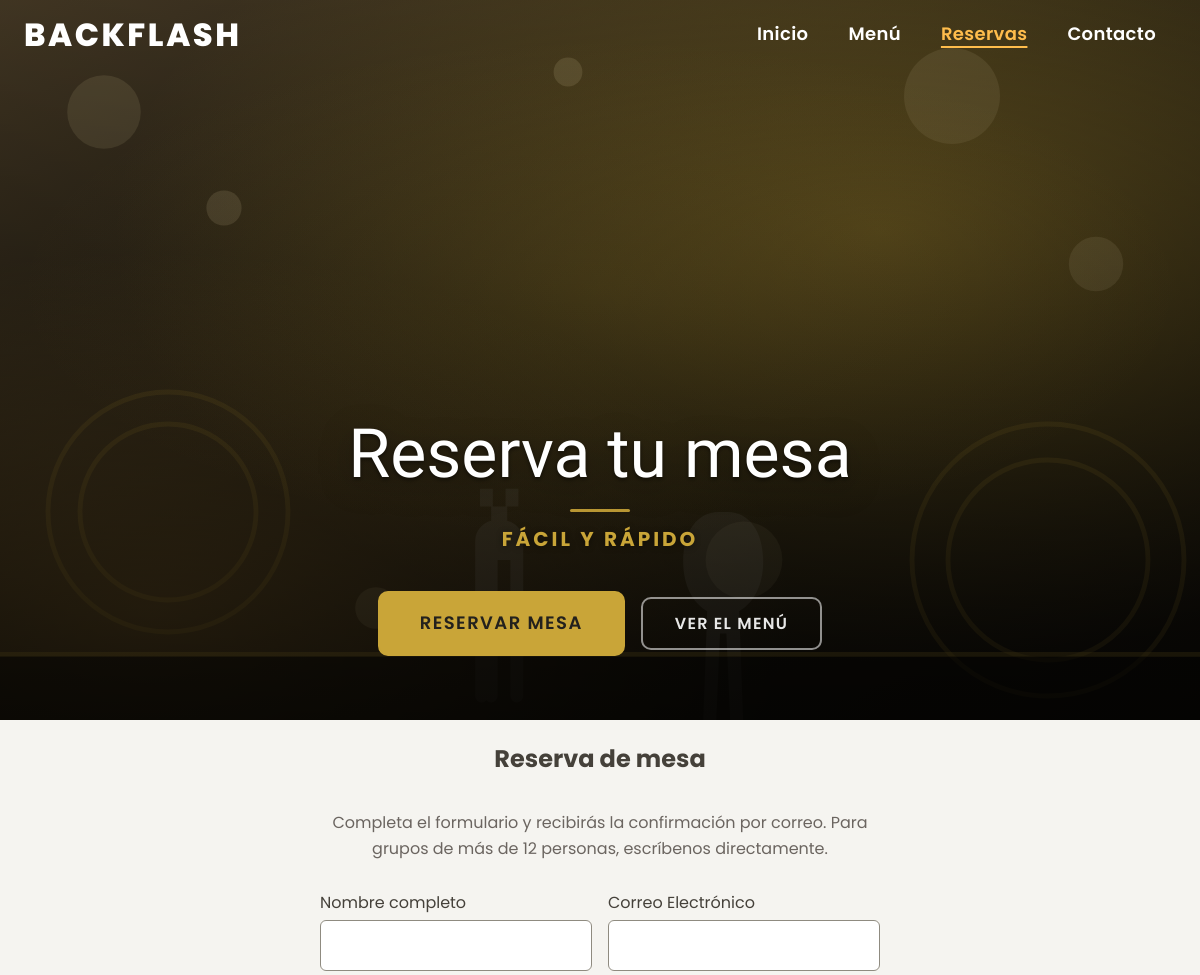
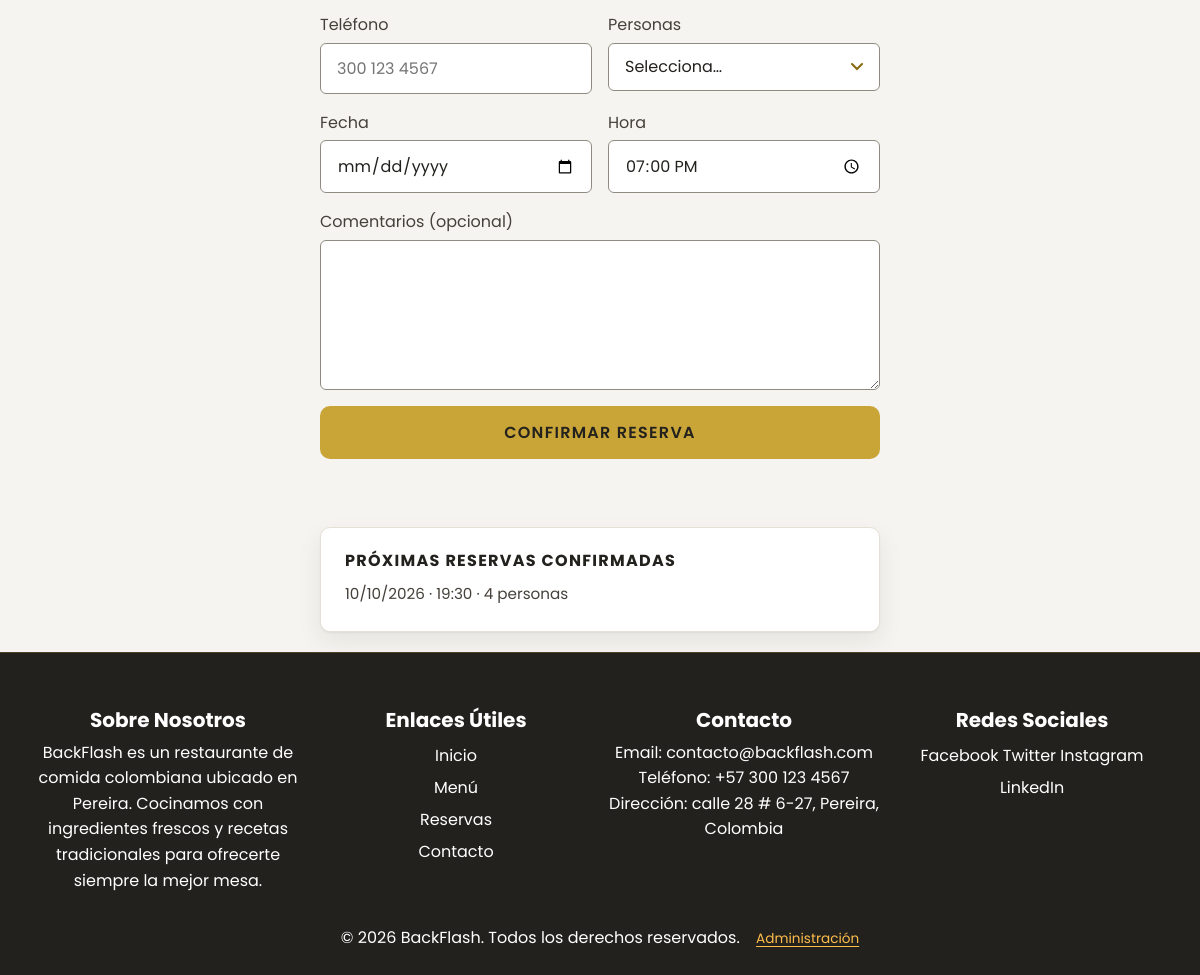
/reservar.php, run on the app's committed database (2 pictures, top to bottom).
### tables this page shows
CREATE TABLE IF NOT EXISTS reservas (
    id        INT AUTO_INCREMENT PRIMARY KEY,
    nombre    VARCHAR(120) NOT NULL,
    email     VARCHAR(160) NOT NULL,
    telefono  VARCHAR(40)  NOT NULL,
    fecha     DATE         NOT NULL,
    hora      TIME         NOT NULL,
    personas  TINYINT UNSIGNED NOT NULL,
    mensaje   VARCHAR(500) NULL,
    estado    ENUM('pendiente','confirmada','cancelada') NOT NULL DEFAULT 'pendiente',
    creado    TIMESTAMP    NOT NULL DEFAULT CURRENT_TIMESTAMP
);

### includes/helpers/html.php (called while the page is built, shortened)
<?php
function e(?string $value): string
{
    return htmlspecialchars((string) $value, ENT_QUOTES, 'UTF-8');
}
function url(string $path = ''): string
{
    $clean = ltrim($path, '/');
    return BASE_URL . '/' . $clean;
}

### includes/helpers/form.php (called while the page is built, shortened)
<?php
function old(string $campo, string $defecto = ''): string
{
    return (string) ($_SESSION['old'][$campo] ?? $defecto);
}
function error_de(string $campo): string
{
    return (string) ($_SESSION['old']['__errores'][$campo] ?? '');
}
function aria_invalido(string $campo): string
{
    return error_de($campo) !== '' ? ' aria-invalid="true"' : '';
}

### src/Validation/Reglas.php (called while the page is built, shortened)
<?php
final class Reglas
{
    public static function patronTelefono(): string
    {
        return '(?=(?:\D*\d){' . self::TELEFONO_DIGITOS_MIN . ',})[\d\s\(\)+.\-]+';
    }
}

### src/autoload.php (called while the page is built, shortened)
<?php
spl_autoload_register(static function (string $clase): void {
    $prefijo = 'BackFlash\\';
    $relativa = substr($clase, strlen($prefijo));
    $ruta     = __DIR__ . '/' . str_replace('\\', '/', $relativa) . '.php';
});

### src/Validation/ReservaValidator.php (called while the page is built, shortened)
<?php
final class ReservaValidator extends Validador
{
    private DateTimeImmutable $hoy;
    public function __construct(?DateTimeImmutable $hoy = null)
    {
        $this->hoy = $hoy ?? new DateTimeImmutable('today');
    }
    public function fechaMinima(): string
    {
        return $this->hoy->format('Y-m-d');
    }
    public function fechaMaxima(): string
    {
        return $this->hoy->modify('+' . Reglas::DIAS_ANTICIPACION . ' days')->format('Y-m-d');
    }
}

### includes/db.php (called while the page is built)
<?php
function db(): PDO
{
    static $pdo = null;
    if ($pdo === null) {
        $dsn = sprintf('mysql:host=%s;dbname=%s;charset=%s', DB_HOST, DB_NAME, DB_CHARSET);
        try {
            $pdo = new PDO($dsn, DB_USER, DB_PASS, [
                PDO::ATTR_ERRMODE            => PDO::ERRMODE_EXCEPTION,
                PDO::ATTR_DEFAULT_FETCH_MODE => PDO::FETCH_ASSOC,
                PDO::ATTR_EMULATE_PREPARES   => false,
            ]);
        } catch (PDOException $e) {
            http_response_code(500);
            exit('No se pudo conectar con la base de datos "' . htmlspecialchars(DB_NAME)
                . '". Revisa includes/config.php o importa database/schema.sql. Detalle: '
                . htmlspecialchars($e->getMessage()));
        }
    }
    return $pdo;
}
function q(string $sql, array $params = []): PDOStatement
{
    $st = db()->prepare($sql);
    $st->execute($params);
    return $st;
}

### reservar.php (the view, shortened to what this page needs)
<?php
$validadorReserva = new ReservaValidator();
$minFecha         = $validadorReserva->fechaMinima();
$maxFecha         = $validadorReserva->fechaMaxima();
$proxBusy = q(
    'SELECT fecha, hora, personas FROM reservas
     WHERE estado <> "cancelada" AND fecha >= CURDATE()
     ORDER BY fecha, hora LIMIT 4'
)->fetchAll();
require __DIR__ . '/includes/header.php';
?>
    <section class="contact-form container">
        <div class="container1">
            <h2>Reserva de mesa</h2>
            <p class="form-intro">Completa el formulario y recibirás la confirmación por correo. Para grupos de más de 12 personas, escríbenos directamente.</p>
            <form action="<?= e(url('actions/reserva.php')) ?>" method="post" id="reserveForm" class="js-form" novalidate>
                <div class="form-row">
                    <div class="form-group">
                        <label for="r-nombre">Nombre completo</label>
                        <input type="text" id="r-nombre" name="nombre" autocomplete="name" required
                               minlength="<?= Reglas::NOMBRE_MIN ?>" maxlength="<?= Reglas::NOMBRE_MAX ?>"
                               value="<?= e(old('nombre')) ?>"<?= aria_invalido('nombre') ?> aria-describedby="error-nombre">
                    </div>
                    <div class="form-group">
                        <label for="r-email">Correo Electrónico</label>
                        <input type="email" id="r-email" name="email" autocomplete="email" required
                               maxlength="<?= Reglas::EMAIL_MAX ?>"
                               value="<?= e(old('email')) ?>"<?= aria_invalido('email') ?> aria-describedby="error-email">
                    </div>
                </div>
                <div class="form-row">
                    <div class="form-group">
                        <label for="r-telefono">Teléfono</label>
                        <input type="tel" id="r-telefono" name="telefono" autocomplete="tel" required
                               maxlength="<?= Reglas::TELEFONO_MAX ?>"
                               pattern="<?= e(Reglas::patronTelefono()) ?>"
                               data-mensaje-patron="Ingresa un teléfono de contacto (mínimo <?= Reglas::TELEFONO_DIGITOS_MIN ?> dígitos)."
                               placeholder="300 123 4567" value="<?= e(old('telefono')) ?>"<?= aria_invalido('telefono') ?>
                               aria-describedby="error-telefono">
                    </div>
                    <div class="form-group">
                        <label for="r-personas">Personas</label>
                        <select id="r-personas" name="personas" required<?= aria_invalido('personas') ?> aria-describedby="error-personas">
                            <option value="">Selecciona…</option>
                        </select>
                    </div>
                </div>
                <div class="form-row">
                    <div class="form-group">
                        <label for="r-fecha">Fecha</label>
                        <input type="date" id="r-fecha" name="fecha" required
                               min="<?= $minFecha ?>" max="<?= $maxFecha ?>"
                               value="<?= e(old('fecha')) ?>"<?= aria_invalido('fecha') ?> aria-describedby="error-fecha">
                    </div>
                    <div class="form-group">
                        <label for="r-hora">Hora</label>
                        <input type="time" id="r-hora" name="hora" required step="<?= Reglas::FRANJA_MINUTOS * 60 ?>"
                               min="<?= e(Reglas::HORA_APERTURA) ?>" max="<?= e(Reglas::HORA_CIERRE) ?>"
                               data-mensaje-paso="Las reservas se agendan cada <?= Reglas::FRANJA_MINUTOS ?> minutos."
                               value="<?= e(old('hora') ?: '19:00') ?>"
                               <?= aria_invalido('hora') ?> aria-describedby="error-hora">
                    </div>
                </div>
                <div class="form-group">
                    <label for="r-mensaje">Comentarios (opcional)</label>
                    <textarea id="r-mensaje" name="mensaje" maxlength="<?= Reglas::COMENTARIO_MAX ?>"><?= e(old('mensaje')) ?></textarea>
                </div>
                <div class="form-group">
                    <button type="submit">Confirmar reserva</button>
                </div>
            </form>
            <?php if ($proxBusy): ?>
                <div class="reservas-proximas">
                    <h3>Próximas reservas confirmadas</h3>
                    <ul>
                        <?php foreach ($proxBusy as $r): ?>
                            <li>
                                <?= e(date('d/m/Y', strtotime($r['fecha']))) ?> ·
                                <?= e(substr($r['hora'], 0, 5)) ?> ·
                                <?= (int) $r['personas'] ?> personas
                            </li>
                        <?php endforeach; ?>
                    </ul>
                </div>
            <?php endif; ?>
        </div>
    </section>
<?php
require __DIR__ . '/includes/footer.php';

### data on the page
reservas: fecha "10/10/2026", hora "19:30", personas "4"

### other printed values
SITE_NAME "BACKFLASH"
$texto "Inicio"
$texto "Menú"
$texto "Reservas"
$texto "Contacto"
$h1 "Reserva tu mesa"
$h1sub "FÁCIL Y RÁPIDO"
SITE_NAME "BackFlash"
SITE_EMAIL "contacto@backflash.com"
SITE_PHONE "+57 300 123 4567"
SITE_ADDRESS "calle 28 # 6-27, Pereira, Colombia"
SITE_YEAR "2026"
